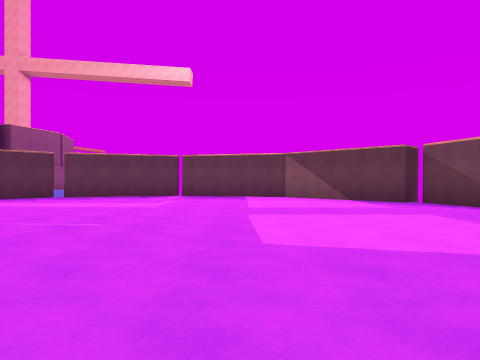
View 1 (above)

12 first-person views from a walk through a Unity game level. The camera is 1.2 m above the floor, looks level and sees 70° across. The floor is counted in squares, 2 m on a side. Each view is taken from the middle of a square. On the plan, view 1 faces up. The plan holds only what a view shows up to about 10 squares ahead; the rest is blank. The place goes on beyond the plan.

View 2
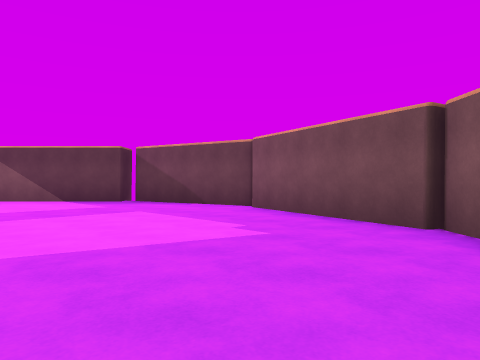

View 3
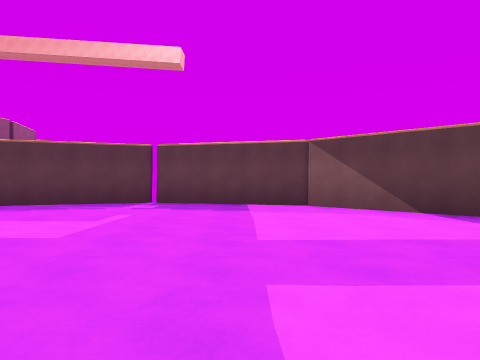

View 4
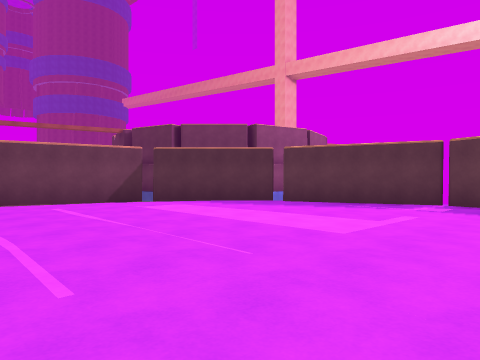

View 5
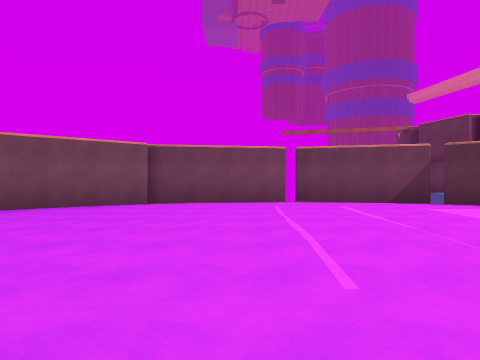

View 6
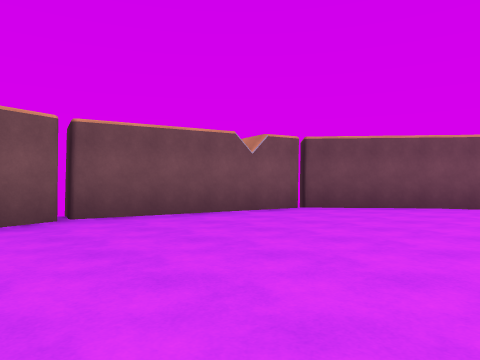

View 7
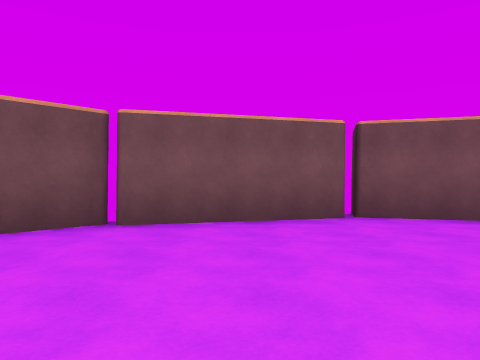

View 8
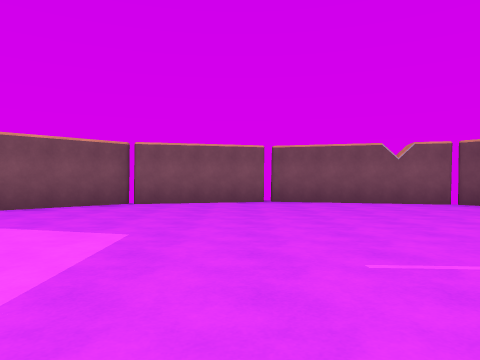

View 9
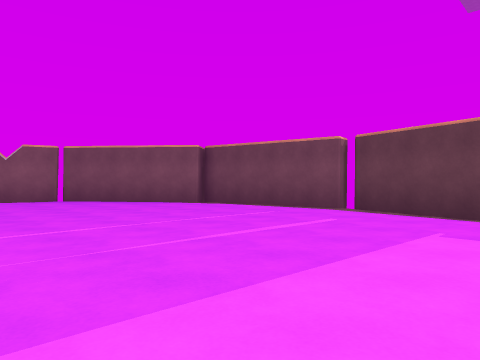

View 10
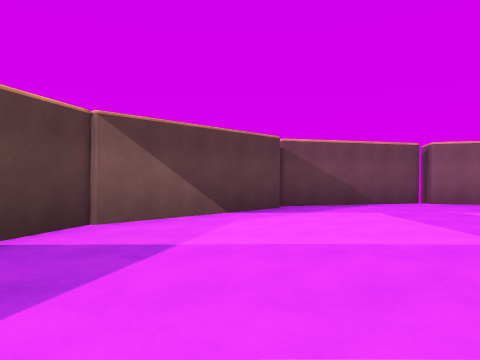

View 11
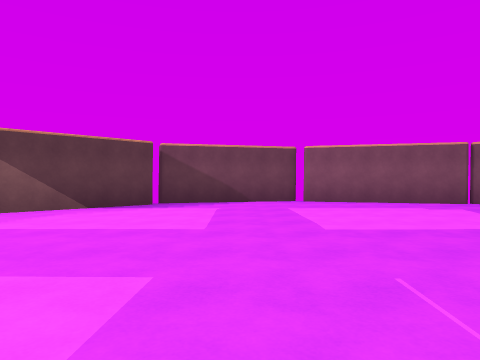

View 12
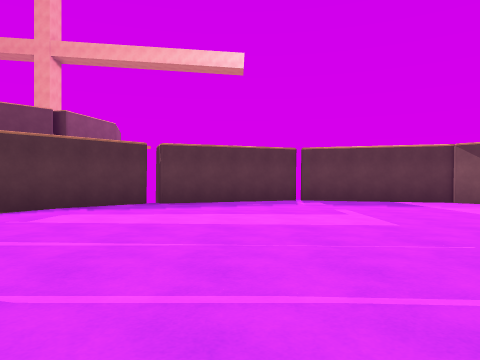

### Floor plan
Points are (right, up) in squares from view 1. A wall is a line through its corners. A room is listed if a view was taken in it or the views show most of it. See-through windows are left out.
Room 1 (views 1, 2, 3, 4, 5, 6, 7, 8, 9, 10, 11, 12)
walls: (4.5, 1.3) (5.6, 5.2); (-1.9, -2.5) (1.7, -1.5); (4.4, 9.1) (1.6, 12); (1.8, -1.7) (4.7, 1.2); (-9.7, 5.3) (-9.1, 1.4); (5.8, 5.4) (4.8, 9.1); (1.7, 12) (-2.4, 13.1) (-6, 11.7); (-8.9, 8.9) (-9.8, 5.5); (-6.3, 11.7) (-8.8, 9.3); (-9.3, 1.2) (-8.8, 1.7) (-6.2, -1.3) (-1.8, -2.5)
ways out: gap at (-10, 5); gap at (-2, -3); gap at (-2, 13); gap at (6, 5)

Positions as (right, up) in squares from view 1, and headings:
1: (0, 0), facing up
2: (0, 0), facing up-right
3: (0, 4), facing up
4: (0, 4), facing up-left
5: (0, 4), facing left
6: (0, 3), facing down-left
7: (0, 3), facing down
8: (-1, 7), facing down
9: (-3, 9), facing down-left
10: (-3, 10), facing right
11: (-4, 7), facing right
12: (-4, 3), facing up
